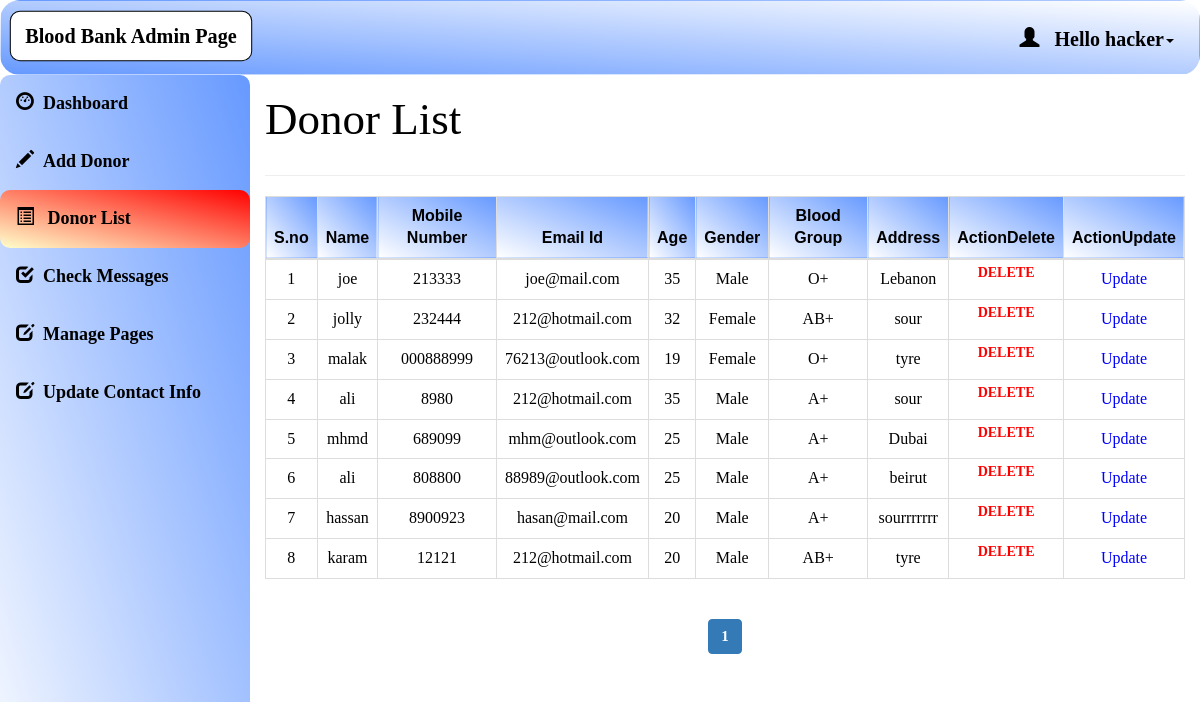
Page /admin/donor_list.php (signed in) on the committed database.
### tables this page shows
CREATE TABLE `admin_ifo` (
  `admin_id` int(10) NOT NULL,
  `admin_name` varchar(50) NOT NULL,
  `admin_username` varchar(50) NOT NULL,
  `admin_password` varchar(50) NOT NULL
);

CREATE TABLE `donor_details` (
  `donor_id` int(11) NOT NULL,
  `donor_name` varchar(50) NOT NULL,
  `donor_number` varchar(10) NOT NULL,
  `donor_mail` varchar(50) NOT NULL,
  `donor_age` int(60) NOT NULL,
  `donor_gender` varchar(10) NOT NULL,
  `donor_blood` int(11) NOT NULL,
  `donor_address` varchar(100) NOT NULL
);

CREATE TABLE `blood` (
  `blood_id` int(11) NOT NULL,
  `blood_group` varchar(10) NOT NULL
);

### admin/donor_list.php (the view, shortened to what this page needs)
<html>
<head>
  <link rel="stylesheet" href="https://maxcdn.bootstrapcdn.com/bootstrap/3.4.1/css/bootstrap.min.css">
</head>
<?php
include 'conn.php';
if (isset($_SESSION['loggedin']) && $_SESSION['loggedin'] == true) {
?>
  <body style="color:black">
    <div id="header">
      <?php include 'header.php';
      ?>
    </div>
    <div id="sidebar">
      <?php $active = "list";
      include 'sidebar.php'; ?>
    </div>
    <div id="content">
      <div class="content-wrapper">
        <div class="container-fluid">
          <div class="row">
            <div class="col-md-12 lg-12 sm-12">
              <h1 class="page-title"style="font-size:3em">Donor List</h1>
            </div>
          </div>
          <hr>
          <?php
          $limit = 10;
          if (isset($_GET['page'])) {
            $page = $_GET['page'];
          } else {
            $page = 1;
          }
          $offset = ($page - 1) * $limit;
          $count = $offset + 1;
          $sql = "select * from donor_details join blood where donor_details.donor_blood=blood.blood_id LIMIT {$offset},{$limit}";
          $result = mysqli_query($conn, $sql);
          if (mysqli_num_rows($result) > 0) {
          ?>
            <div class="table-responsive">
              <table class="table table-bordered" style="text-align:center">
                <thead style="text-align:center">
                  <th style="text-align:center">S.no</th>
                  <th style="text-align:center">Name</th>
                  <th style="text-align:center">Mobile Number</th>
                  <th style="text-align:center">Email Id</th>
                  <th style="text-align:center">Age</th>
                  <th style="text-align:center">Gender</th>
                  <th style="text-align:center">Blood Group</th>
                  <th style="text-align:center">Address</th>
                  <th style="text-align:center">ActionDelete</th>
                  <th style="text-align:center">ActionUpdate</th>
                </thead>
                <tbody>
                  <?php
                  while ($row = mysqli_fetch_assoc($result)) { ?>
                    <tr>
                      <td><?php echo $count++; ?></td>
                      <td><?php echo $row['donor_name']; ?></td>
                      <td><?php echo $row['donor_number']; ?></td>
                      <td><?php echo $row['donor_mail']; ?></td>
                      <td><?php echo $row['donor_age']; ?></td>
                      <td><?php echo $row['donor_gender']; ?></td>
                      <td><?php echo $row['blood_group']; ?></td>
                      <td><?php echo $row['donor_address']; ?></td>
                      <td id="he" style="width:100px">
                        <a style="color: red;" href='delete.php?id=<?php echo $row['donor_id']; ?>'> Delete </a>
                      </td>
                      <td>
                      <a href='updateDonor.php?id=<?php echo $row['donor_id']; ?>' style="color: blue;">Update</a>
            </td>
                    </tr>
                  <?php } ?>
                </tbody>
              </table>
            </div>
          <?php } ?>
          <div class="table-responsive" style="text-align:center;">
            <?php
            $sql1 = "SELECT * FROM donor_details";
            $result1 = mysqli_query($conn, $sql1) or die("Query Failed.");
            if (mysqli_num_rows($result1) > 0) {
              $total_records = mysqli_num_rows($result1);
              $total_page = ceil($total_records / $limit);
              echo '<ul class="pagination admin-pagination">';
              for ($i = 1; $i <= $total_page; $i++) {
                if ($i == $page) {
                  $active = "active";
                } else {
                  $active = "";
                }
                echo '<li class="' . $active . '"><a href="donor_list.php?page=' . $i . '">' . $i . '</a></li>';
              }
              echo '</ul>';
            }
            ?>
          </div>
        </div>
      </div>
    </div>
  <?php }
  ?>
  </body>
</html>

### admin/header.php (shortened to what this page needs)
<!DOCTYPE html>
<html>
<head>
  <link rel="stylesheet" href="https://maxcdn.bootstrapcdn.com/bootstrap/3.4.1/css/bootstrap.min.css">
</head>
<body>
<nav class="navbar navbar-custom">
  <div class="container-fluid">
    <div class="navbar-header">
      <a class="navbar-brand" id="qq" href="dashboard.php">Blood Bank Admin Page</a>
    </div>
    <ul class="nav navbar-nav navbar-right">
      <li class="dropdown"><a class="dropdown-toggle" id="qw" data-toggle="dropdown" href="#" style="font-weight:bold;color:black "> <span class="glyphicon glyphicon-user"></span>&nbsp&nbsp
        <?php
        $username=$_SESSION['username'];
        $sql="select * from admin_ifo where admin_username='$username'";
        $result=mysqli_query($conn,$sql) or die("query failed.");
        $row=mysqli_fetch_assoc($result);
        echo "Hello ".$row['admin_username'];
      ?><span class="caret"></span></a>
    </li>
    </ul>
  </div>
</nav>
</body></html>

### admin/donor_list.php (style rules this page uses)
#sidebar { position: relative; margin-top: -20px }
#content { position: relative; margin-left: 250px }
#he { font-size: 14px; font-weight: 600; text-transform: uppercase; padding: 3px 7px; color: #fff; text-decoration: none; border-radius: 3px; }
th { font-family: Arial, Helvetica, sans-serif; background: linear-gradient(to bottom left, #6699ff 0%, #ffffff 100%); color: black; }

### admin/header.php (style rules this page uses)
.navbar-custom.navbar { background: linear-gradient(to top right, #6699ff 0%, #ffffff 100%); border-radius: 20px 20px 20px 20px; }
.navbar { padding: 10px 10px; color:black ; position: relative; }
.navbar a { color: black; text-align: center; padding: 12px; text-decoration: none; font-size: 20px; line-height: 25px; float: none; display: block; text-align: left; }
.navbar-brand { font-size: 25px; font-weight: bold; }
.navbar-right { float: none; }
#qq { background-color: white; border: 1px solid ; border-radius: 10px 10px ; width: 240px; text-align: center; transform: scale(1.01); color: black; }

### admin/sidebar.php (style rules this page uses)
body { margin: 0; font-family: 'Averia Gruesa Libre';font-size: 15px; color:#F8F9F9; }

### rows in the picture
admin_ifo: admin_username "hacker"
donor_details: donor_name "joe", donor_number "213333", donor_mail "joe@mail.com", donor_age "35", donor_gender "Male", donor_blood.blood_group "O+", donor_address "Lebanon"
donor_details: donor_name "jolly", donor_number "232444", donor_mail "212@hotmail.com", donor_age "32", donor_gender "Female", donor_blood.blood_group "AB+", donor_address "sour"
donor_details: donor_name "malak", donor_number "000888999", donor_mail "76213@outlook.com", donor_age "19", donor_gender "Female", donor_blood.blood_group "O+", donor_address "tyre"
donor_details: donor_name "ali", donor_number "8980", donor_mail "212@hotmail.com", donor_age "35", donor_gender "Male", donor_blood.blood_group "A+", donor_address "sour"
donor_details: donor_name "mhmd", donor_number "689099", donor_mail "mhm@outlook.com", donor_age "25", donor_gender "Male", donor_blood.blood_group "A+", donor_address "Dubai"
donor_details: donor_name "ali", donor_number "808800", donor_mail "88989@outlook.com", donor_age "25", donor_gender "Male", donor_blood.blood_group "A+", donor_address "beirut"
donor_details: donor_name "hassan", donor_number "8900923", donor_mail "hasan@mail.com", donor_age "20", donor_gender "Male", donor_blood.blood_group "A+", donor_address "sourrrrrrr"
donor_details: donor_name "karam", donor_number "12121", donor_mail "212@hotmail.com", donor_age "20", donor_gender "Male", donor_blood.blood_group "AB+", donor_address "tyre"
